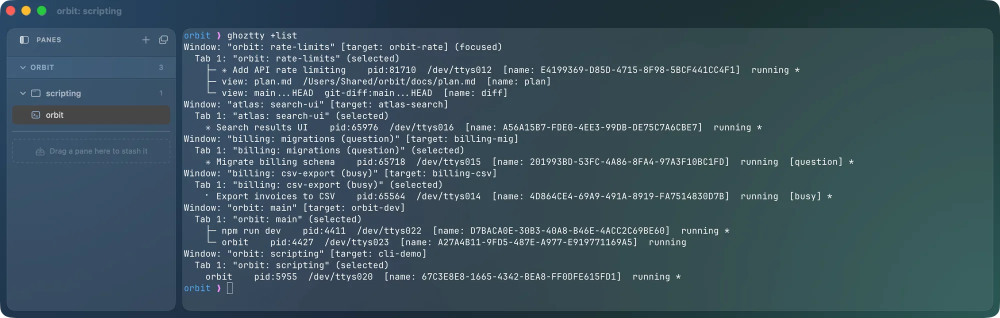
#> input picture landing/shots/cli-list.webp, 2000 x 635 px, given in place of f000005-sample.png, which was not available (shown at 1/2 size)
$ python crop.py ../../../../landing/shots 5 5 ../../../../landing/shots/cli-sendkeys.webp
#> lines starting #> are read from the running program, lines starting #| are printed output that depends on the picture; pictures that were not available may be replaced by others from this repository, and a replacement may not be noted
import sys
from PIL import Image, ImageDraw
d, a, b, out = sys.argv[1], int(sys.argv[2]), int(sys.argv[3]), sys.argv[4]
x0,x1,y0,y1 = 1550,2000,60,500
ims=[]
for i in range(a,b+1):
    im=Image.open('%s/f%06d-sample.png'%(d,i)).convert('RGB').crop((x0,y0,x1,y1))
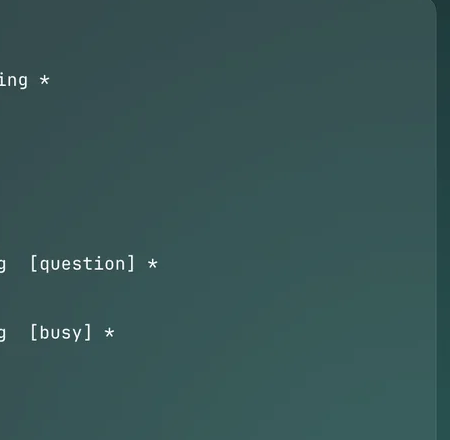
#> im: PIL image 450x440 RGB; mean R, G, B 55.2, 84.8, 85.1
    ImageDraw.Draw(im).text((4,4),'f%d'%i,fill=(255,255,0))
    ims.append(im)
W=sum(i.width for i in ims)+4*len(ims)
#> W = 454
m=Image.new('RGB',(W,ims[0].height),(255,0,255))
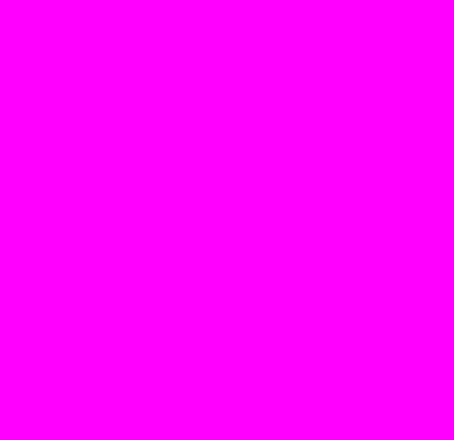
#> m: PIL image 454x440 RGB; mean R, G, B 255, 0, 255
x=0
for i in ims: m.paste(i,(x,0)); x+=i.width+4
#> this loop made 1 pass
#> x on pass 1: 454
#> after the loop, x = 454
m.save(out)

$ run again, on landing/shots/cli-window.webp
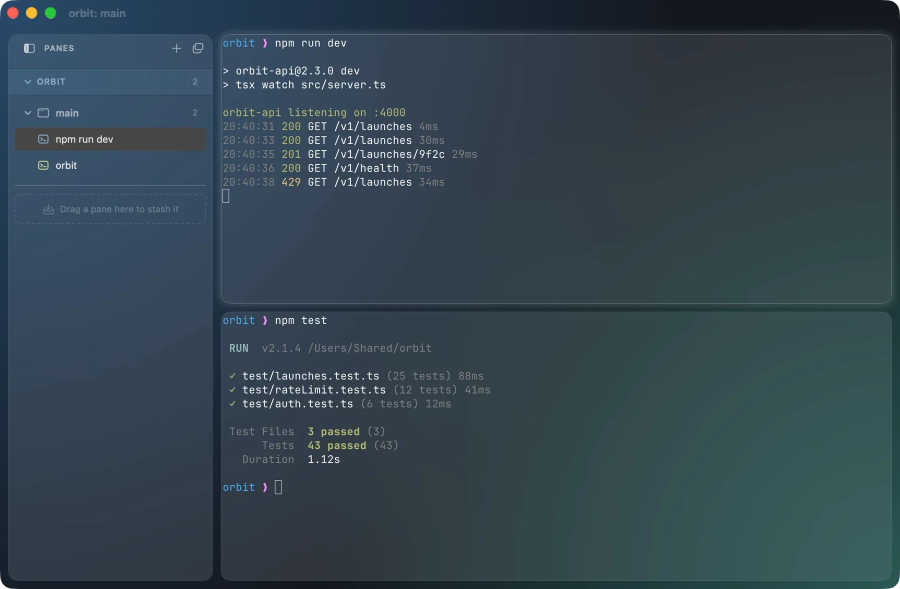
#> input picture landing/shots/cli-window.webp, 1800 x 1178 px, given in place of f000005-sample.png, which was not available (shown at 1/2 size)
#> `im=Image.open('%s/f%06d-sample.png'%(d,i)).convert('RGB').crop((x0,y0,..`:
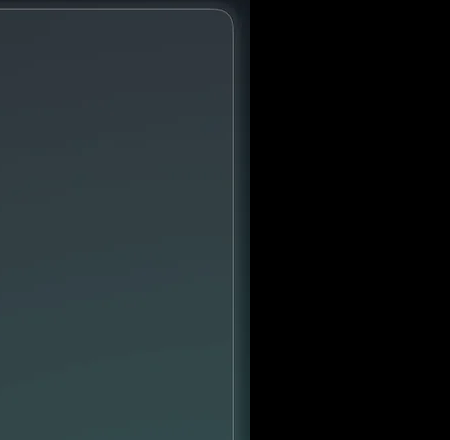
#> im: PIL image 450x440 RGB; mean R, G, B 26.9, 34.6, 37
#> W = 454
#> the loop `for i in ims: m.paste(i,(x,0)); x+=i.width+4` made 1 pass
#> x on pass 1: 454

$ run again, on landing/shots/diff.webp
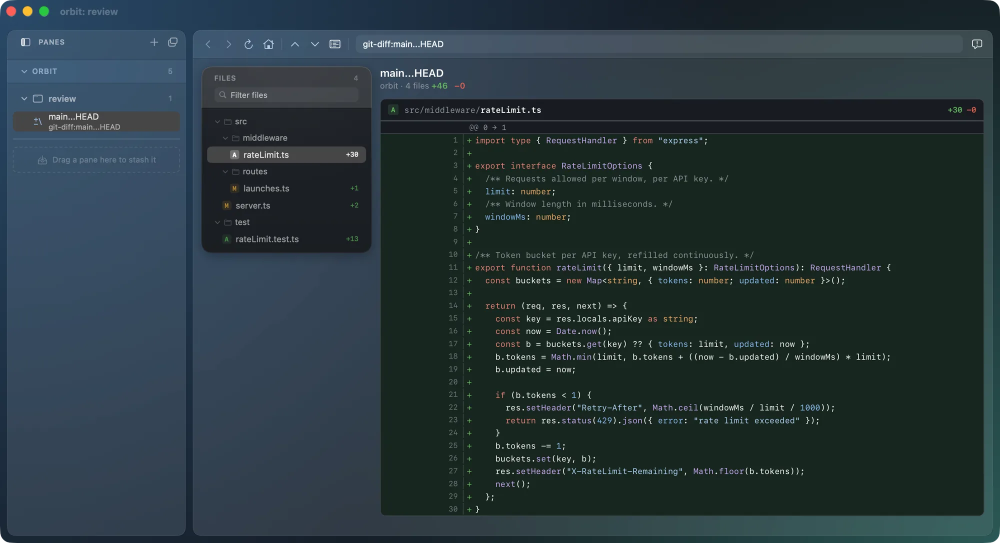
#> input picture landing/shots/diff.webp, 2000 x 1086 px, given in place of f000005-sample.png, which was not available (shown at 1/2 size)
#> `im=Image.open('%s/f%06d-sample.png'%(d,i)).convert('RGB').crop((x0,y0,..`:
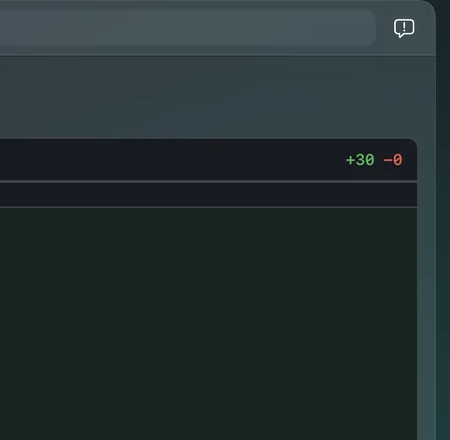
#> im: PIL image 450x440 RGB; mean R, G, B 34.9, 48.5, 47.3
#> W = 454
#> the loop `for i in ims: m.paste(i,(x,0)); x+=i.width+4` made 1 pass
#> x on pass 1: 454
#> after the loop `for i in ims: m.paste(i,(x,0)); x+=i.width+4`:
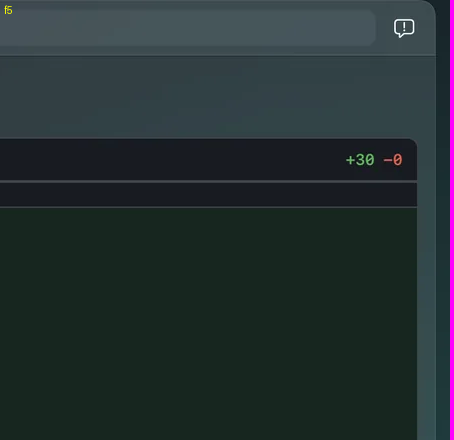
#> m: PIL image 454x440 RGB; mean R, G, B 36.9, 48.1, 49.1

$ run again, on landing/shots/focus-links.webp
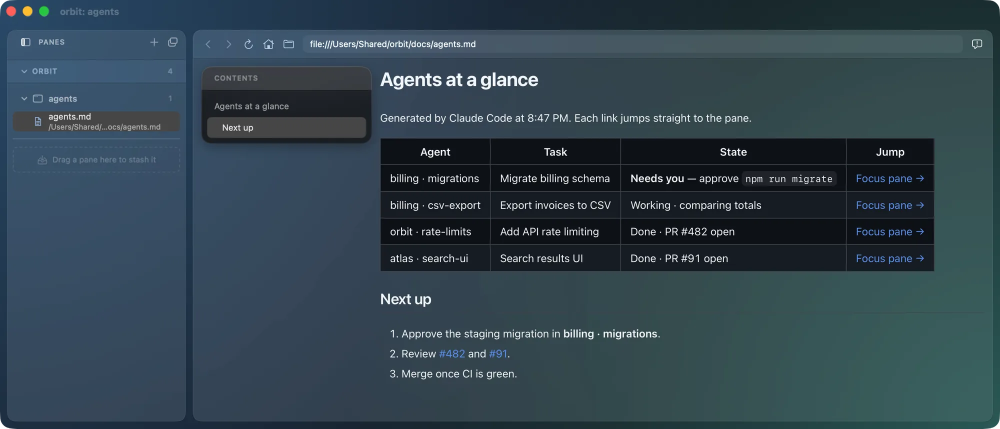
#> input picture landing/shots/focus-links.webp, 2000 x 857 px, given in place of f000005-sample.png, which was not available (shown at 1/2 size)
#> `im=Image.open('%s/f%06d-sample.png'%(d,i)).convert('RGB').crop((x0,y0,..`:
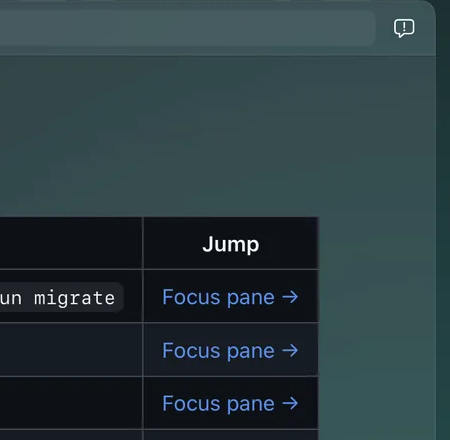
#> im: PIL image 450x440 RGB; mean R, G, B 42.9, 60.1, 64.1
#> W = 454
#> the loop `for i in ims: m.paste(i,(x,0)); x+=i.width+4` made 1 pass
#> x on pass 1: 454
#> after the loop `for i in ims: m.paste(i,(x,0)); x+=i.width+4`:
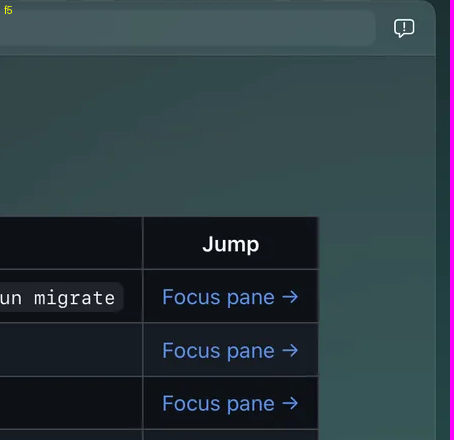
#> m: PIL image 454x440 RGB; mean R, G, B 44.8, 59.6, 65.8
